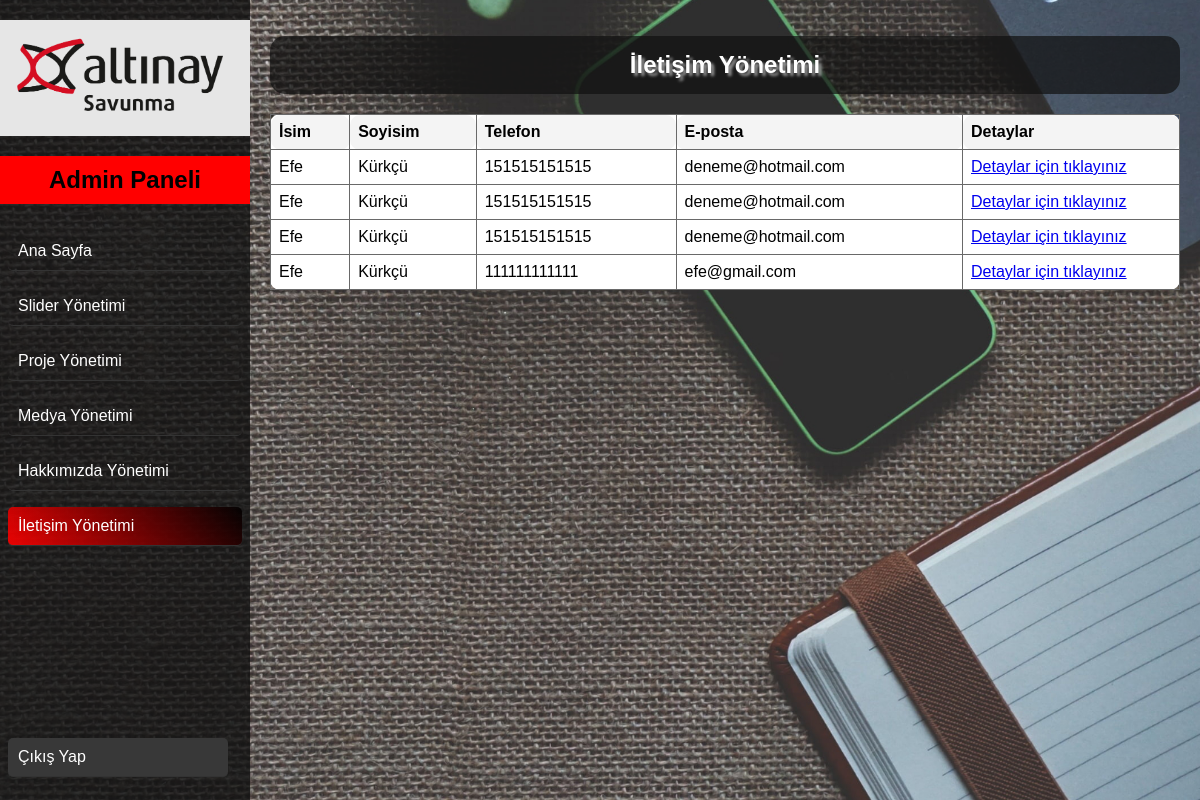
Screenshot of /AdminSayfalari/iletisimYonetimi.php (signed in) with the database file from the repository.
### tables this page shows
CREATE TABLE `iletisim` (
  `id` int(11) NOT NULL,
  `isim` varchar(50) NOT NULL,
  `soyisim` varchar(50) NOT NULL,
  `sirket` varchar(100) NOT NULL,
  `pozisyon` varchar(100) NOT NULL,
  `telefon` varchar(15) NOT NULL,
  `eposta` varchar(35) NOT NULL,
  `mesaj` text NOT NULL
);

### AdminSayfalari/iletisimyonetimi.php (the view, shortened to what this page needs)
<?php
include 'database.php';
$sql = "SELECT id, isim, soyisim, telefon, eposta FROM iletisim";
$result = $conn->query($sql);
?>
<!DOCTYPE html>
<html lang="en">
<head>
    <link rel="stylesheet" href="css/AnaSayfa.css">
    <link rel="stylesheet" href="css/iletisimYonetimi.css">
</head>
<body>
    <div class="sidebar">
        <div class="logo-container">
            <img src="../images/adminpanellogo.png" alt="Admin Logo" class="logo">
        </div>
        <h2>Admin Paneli</h2>
        <div class="menu">
            <ul>
                <li><a href="AnaSayfa.php">Ana Sayfa</a></li>
                <li><a href="slideryonetimi.php">Slider Yönetimi</a></li>
                <li><a href="projeyonetimi.php">Proje Yönetimi</a></li>
                <li><a href="MedyaYonetimi.php">Medya Yönetimi</a></li>
                <li><a href="HakkimizdaYonetimi.php">Hakkımızda Yönetimi</a></li>
                <li><a href="iletisimYonetimi.php" class="active">İletişim Yönetimi</a></li>
                <li class="cikisyap"><a href="adminlogout.php">Çıkış Yap</a></li>
            </ul>
        </div>
    </div>
    <div class="content">
        <h1>İletişim Yönetimi</h1>
        <table class="message-table">
            <thead>
                <tr>
                    <th>İsim</th>
                    <th>Soyisim</th>
                    <th>Telefon</th>
                    <th>E-posta</th>
                    <th>Detaylar</th>
                </tr>
            </thead>
            <tbody>
                <?php if ($result->num_rows > 0): ?>
                    <?php while($row = $result->fetch_assoc()): ?>
                        <tr onclick="window.location.href='iletisimDetay.php?id=<?php echo $row['id']; ?>'">
                            <td><?php echo htmlspecialchars($row['isim']); ?></td>
                            <td><?php echo htmlspecialchars($row['soyisim']); ?></td>
                            <td><?php echo htmlspecialchars($row['telefon']); ?></td>
                            <td><?php echo htmlspecialchars($row['eposta']); ?></td>
                            <td class ="detaytikla"><a href="iletisimDetay.php?id=<?php echo $row['id']; ?>">Detaylar için tıklayınız</a></td>
                        </tr>
                    <?php endwhile; ?>
                <?php else: ?>
                    <tr>
                        <td colspan="5">Hiç iletişim mesajı bulunamadı.</td>
                    </tr>
                <?php endif; ?>
            </tbody>
        </table>
    </div>
</body>
</html>

### AdminSayfalari/css/Anasayfa.css (style rules this page uses)
body { font-family: Arial, sans-serif; margin: 0; padding: 0; background-image: url('../../images/adminarkaplan.jpg'); background-repeat: no-repeat; background-attachment: fixed; background-size: cover; background-position: center; }
.sidebar { height: 100%; width: 250px; position: fixed; top: 0; left: 0; background-color: #111111cb; padding-top: 20px; }
.logo-container { text-align: center; padding: 0px 0; }
.logo-container img { max-width: 100%; height: auto; display: block; margin: 0 auto; }
.sidebar h2 { color: #000000; text-align: center; background-color: #ff0000; padding: 10px; }
.menu ul { list-style-type: none; padding: 0; }
.menu ul li { padding: 8px; }
.menu ul li a { text-decoration: none; color: #fff; display: block; padding: 10px; border-bottom: 1px solid #333; transition: background 0.5s ease, color 0.5s ease; border-radius: 5px; }
.menu ul li a.active { background: linear-gradient(45deg, rgba(255, 0, 0, 0.9), rgba(0, 0, 0, 0.9)); }
.content { margin-left: 250px; padding: 20px; }
.sidebar .menu ul li.cikisyap { position: absolute; bottom: 15px; width: calc(100% - 30px); margin-bottom: 20px; }
.sidebar .menu ul li.cikisyap a { background-color: #383838; transition: background-color 0.5s ease; }

### AdminSayfalari/css/iletisimyonetimi.css (style rules this page uses)
.content { margin-left: 250px; padding: 20px; font-family: Arial, sans-serif; }
h1 { color: white; background-color: #111111b2; text-shadow: 3px 3px 3px #999; font-size: 24px; margin-bottom: 20px; padding: 15px; border-radius: 15px; text-align: center; }
.detaytikla { width: 200px; }
.message-table { padding: 10px; border-radius: 10px; background-color: white; width: 100%; border-collapse: collapse; }
.message-table th, .message-table td { border: 1px solid #696969; padding: 8px; border-radius: 10px; }
.message-table th { background-color: #f4f4f4; text-align: left; }

### rows the page displays
iletisim: isim "Efe", soyisim "Kürkçü", telefon "151515151515", eposta "deneme@hotmail.com"
iletisim: isim "Efe", soyisim "Kürkçü", telefon "151515151515", eposta "deneme@hotmail.com"
iletisim: isim "Efe", soyisim "Kürkçü", telefon "151515151515", eposta "deneme@hotmail.com"
iletisim: isim "Efe", soyisim "Kürkçü", telefon "111111111111", eposta "efe@gmail.com"
